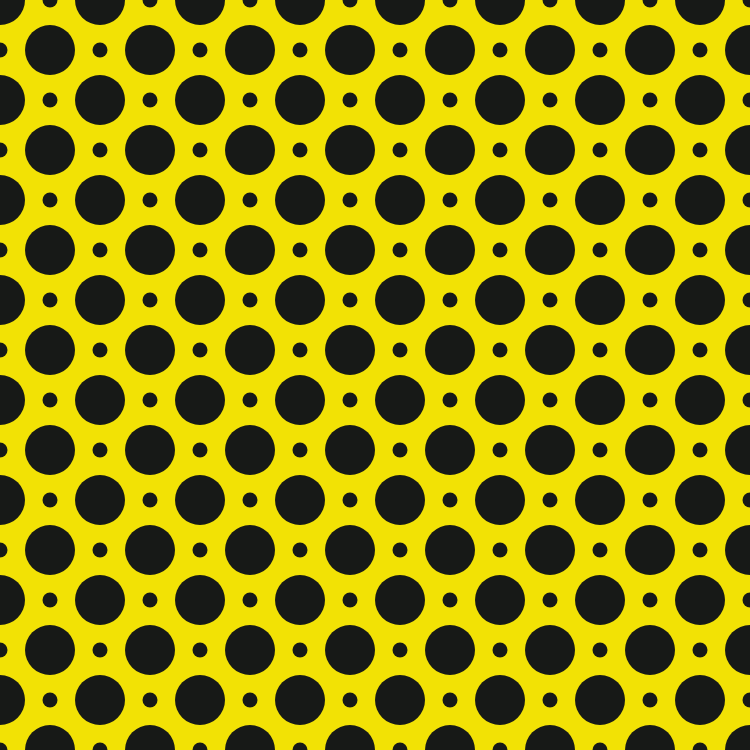
Frame 1 (no input)
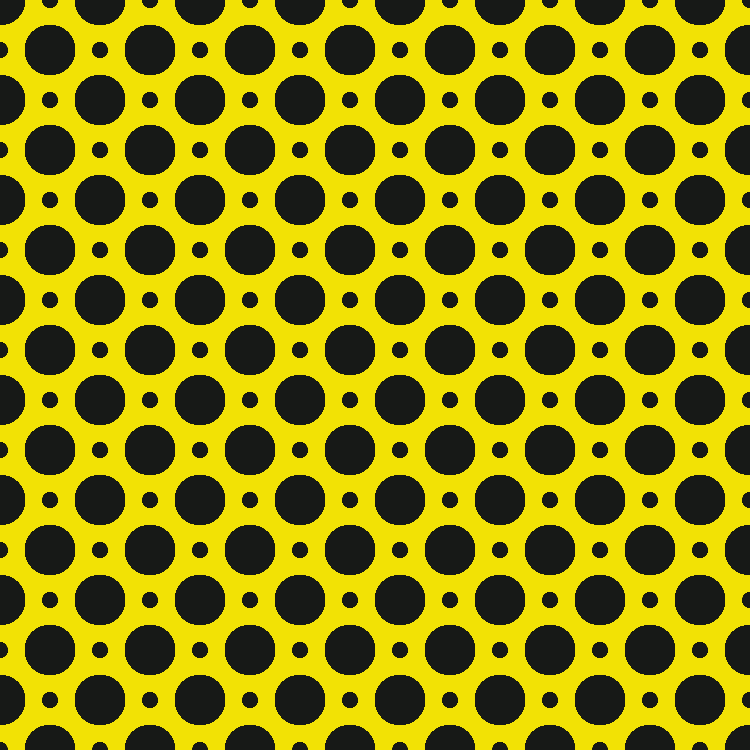
Frame 60 (no input)
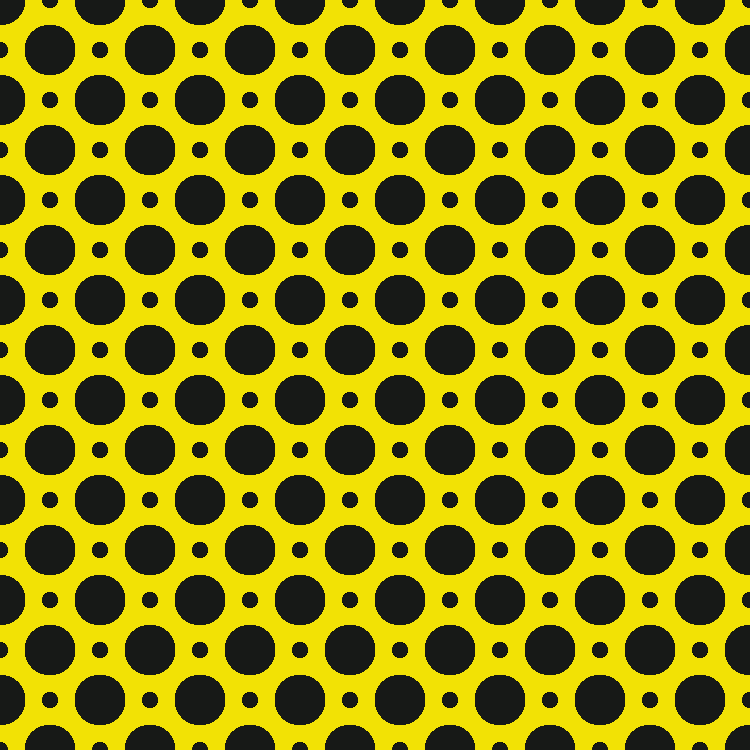
Frame 120 (the mouse pressed at the canvas centre since frame 60)

The p5.js sketch that drew these frames (run headless with seeded random() and noise() and a simulated clock; from frame 60 on, the mouse is pressed at the canvas centre):

// p5.js sketch
// ── sketch.js
function setup() {
    createCanvas(750,750);
    background('#F2E205');
}

function draw() {
    fill('#171917');                                         //setting fill for the circles
    strokeWeight(0);
    
    let bigDim = 50;                                         //defining diameter for big circle
    let smallDim = 15;                                       //defining diameter for small circle

    for(let xpos=0; xpos<=width; xpos+=2*bigDim)             //looping for x-axis
    {
        for(let ypos=0; ypos<=height; ypos+=2*bigDim)        //looping for y-axis
        {
            ellipse(xpos,ypos,bigDim);                       //printing big circles from (0,0) in odd rows
            ellipse(xpos+bigDim,ypos+bigDim,bigDim);         //printing big circles from (75,75) in even rows
            ellipse(xpos+bigDim,ypos,smallDim);              //printing small circles from (75,0) in odd rows
            ellipse(xpos,ypos+bigDim,smallDim);              //printing small circles from 0,75) in even rows
        }
    }
}
